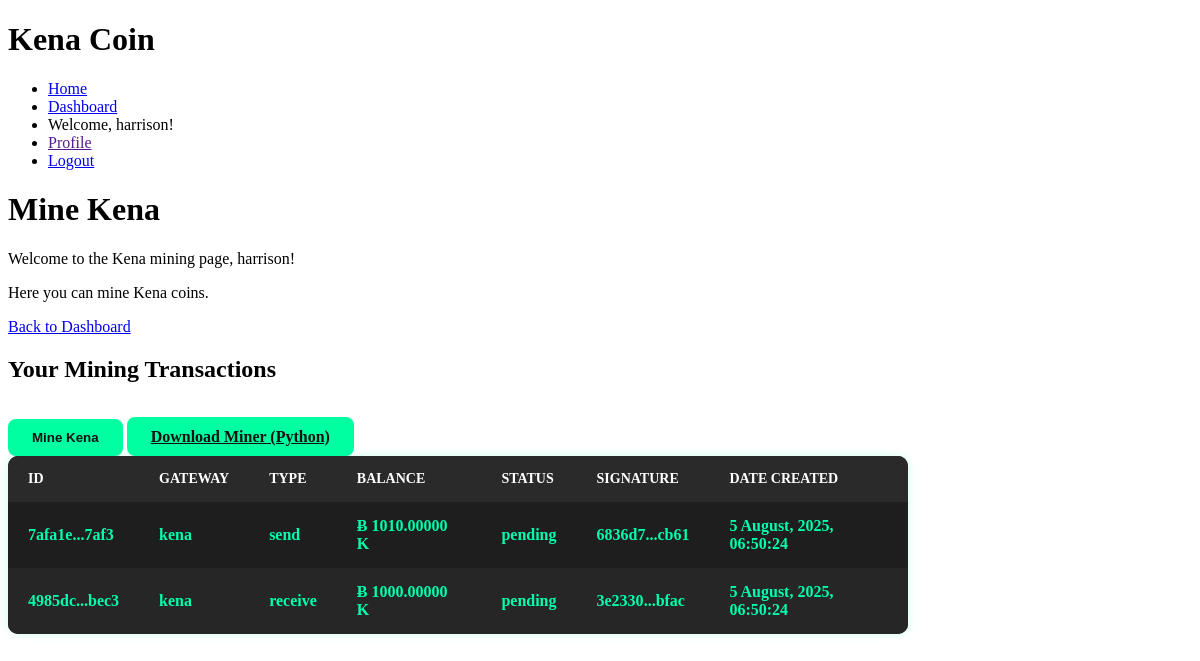
The app's page /mine_kena/ (signed in) with its own data.
### coin/models.py (models this page shows, shortened)
class CustomUser(AbstractUser):
    private_key = models.TextField(unique=True, null=True, blank=True)
    public_key = models.TextField(unique=True, null=True, blank=True)
    flag = models.IntegerField(default=1)
    status = models.BooleanField(default=1)

class PendingTransaction(models.Model):
    billing = models.ForeignKey(Billing, on_delete=models.CASCADE)
    gateway = models.CharField(max_length=100, default='kena')
    type = models.CharField(max_length=20, default='send')
    debit = models.DecimalField(max_digits=20, decimal_places=5, default=0)
    credit = models.DecimalField(max_digits=20, decimal_places=5, default=0)
    sender = models.ForeignKey(settings.AUTH_USER_MODEL, on_delete=models.CASCADE)
    receiver = models.ForeignKey(settings.AUTH_USER_MODEL, related_name='receiver', null=True, on_delete=models.CASCADE)
    amount = models.DecimalField(max_digits=20, decimal_places=5)
    timestamp = models.DateTimeField(default=now)  # Manually set timestamp
    hash = models.CharField(max_length=64, unique=True, blank=True)
    signature = models.CharField(null=True, blank=True)

### coin/views.py (the view)
# urls.py: path('mine_kena/', views.mine_kena, name='mine_kena'),
def mine_kena(request):
    if request.user.is_authenticated:
        transactions = PendingTransaction.objects.all()
        return render(request, 'coin/mine_kena.html',{'transactions': transactions})
    else:
        return redirect('login')

### coin/templates/coin/mine_kena.html (shortened to what this page needs)
{% extends 'coin/base.html' %}
{% block content %}
    <div class="container">
        <h1>Mine Kena</h1>
        <p>Welcome to the Kena mining page, {{ user.username }}!</p>
        <p>Here you can mine Kena coins.</p>
        <p><a href="{% url 'dashboard' %}">Back to Dashboard</a></p>
        {% if transactions %}
            <h2>Your Mining Transactions</h2>
                 <button id="mine-btn"
                        data-get-url="{% url 'get_mine_data' %}"
                        data-post-url="{% url 'submt_hash' %}"
                        class="btn btn-primary">
                        Mine Kena
                </button>
                <a href="{% url 'download_miner' %}" class="btn btn-primary">
                    Download Miner (Python)
                </a>
            <table>
                <thead>
                    <tr>
                        <th>ID</th>
                        <th>Gateway</th>
                        <th>Type</th>
                        <th>Balance</th>
                        <th>Status</th>
                        <th>Signature</th>
                        <th>Date Created</th>
                    </tr>
                </thead>
                <tbody>
                    {% for transaction in transactions %}
                        {% if transaction.type != 'fee' %}
                            <tr>
                                <td class="highlight">{{ transaction.hash|slice:":6" }}...{{ transaction.hash|slice:"-4:" }}</td>
                                <td class="highlight">{{ transaction.gateway }}</td>
                                <td class="highlight">{{ transaction.type }}</td>
                                <td class="highlight">Ƀ {{ transaction.amount }} K</td>
                                <td class="highlight">{{ 'pending' }}</td>
                                <td class="highlight">{{ transaction.signature|slice:":6" }}...{{ transaction.signature|slice:"-4:" }}</td>
                                <td class="highlight">{{ transaction.timestamp|date:"j F, Y,  H:i:s" }}</td>
                            </tr>
                        {% endif %}
                    {% endfor %}
                </tbody>
            </table>
        {% else %}
            <p>No mining transactions found.</p>
        {% endif %}
    </div>
{% endblock %}

### coin/templates/coin/base.html (shortened to what this page needs)
<!DOCTYPE html>
<html lang="en">
<head>
</head>
<body>
     <div class="">
        <header>
            <h1>Kena Coin</h1>
            <nav>
                <ul>
                    <li><a href="{% url 'home' %}">Home</a></li>
                    <li><a href="{% url 'dashboard' %}">Dashboard</a></li>
                    {% if user.is_authenticated %}
                        <li>Welcome, {{ user.username }}!</li>
                        <li><a href="">Profile</a></li>
                        <li><a href="{% url 'logout' %}">Logout</a></li>
                    {% else %}
                        <li><a href="{% url 'login' %}">Login</a></li>
                        <li><a href="{% url 'register' %}">Register</a></li>
                    {% endif %}
                </ul>
            </nav>
        {% block content %}
        {% endblock %}
     </div>
</body>
</html>

### coin/templates/coin/base.html (style rules this page uses)
.btn { margin-top: 1rem; padding: 0.7rem 1.5rem; background: #00ffa1; border: none; border-radius: 8px; font-weight: bold; cursor: pointer; color: #111; }
table { width: 100%; max-width: 900px; border-collapse: collapse; background-color: #1e1e1e; border-radius: 10px; overflow: hidden; box-shadow: 0 0 10px rgba(0, 255, 170, 0.2); }
th, td { padding: 15px 20px; text-align: left; }
th { background-color: #2a2a2a; color: #ffffff; text-transform: uppercase; font-size: 14px; }
tr:nth-child(even) { background-color: #262626; }
.highlight { color: #00ffae; font-weight: bold; }

### records on screen
CustomUser: username "harrison"
PendingTransaction: value "pending"
PendingTransaction: value "pending"
